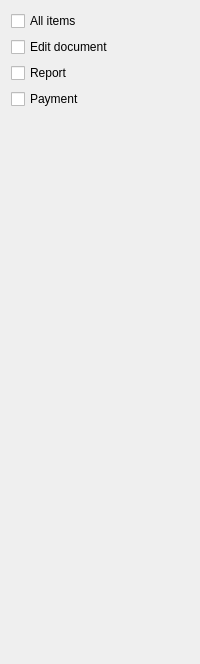
     <widget class="QWidget" name="tab_9">
      <attribute name="title">
       <string>Salary</string>
      </attribute>
      <layout class="QGridLayout" name="gridLayout_7">
       <item row="1" column="0">
        <widget class="C5CheckBox" name="chSalaryAll_2">
         <property name="text">
          <string>Edit document</string>
         </property>
         <property name="Tag" stdset="0">
          <number>901</number>
         </property>
        </widget>
       </item>
       <item row="4" column="1">
        <spacer name="verticalSpacer_9">
         <property name="orientation">
          <enum>Qt::Orientation::Vertical</enum>
         </property>
         <property name="sizeHint" stdset="0">
          <size>
           <width>20</width>
           <height>544</height>
          </size>
         </property>
        </spacer>
       </item>
       <item row="0" column="0">
        <widget class="C5CheckBox" name="chSalaryAll">
         <property name="text">
          <string>All items</string>
         </property>
         <property name="Tag" stdset="0">
          <number>900</number>
         </property>
        </widget>
       </item>
       <item row="2" column="0">
        <widget class="C5CheckBox" name="chSalaryAll_3">
         <property name="text">
          <string>Report</string>
         </property>
         <property name="Tag" stdset="0">
          <number>902</number>
         </property>
        </widget>
       </item>
       <item row="3" column="0">
        <widget class="C5CheckBox" name="chSalaryAll_4">
         <property name="text">
          <string>Payment</string>
         </property>
         <property name="Tag" stdset="0">
          <number>903</number>
         </property>
        </widget>
       </item>
      </layout>
     </widget>
